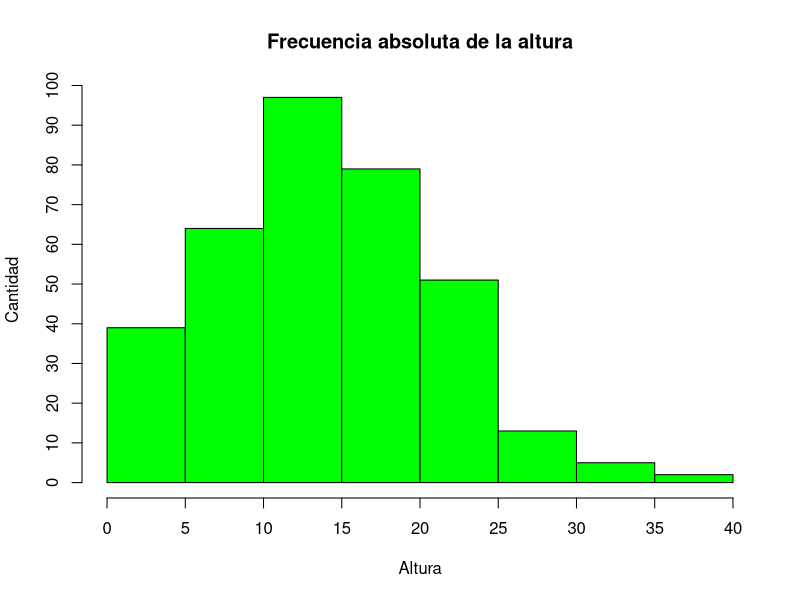
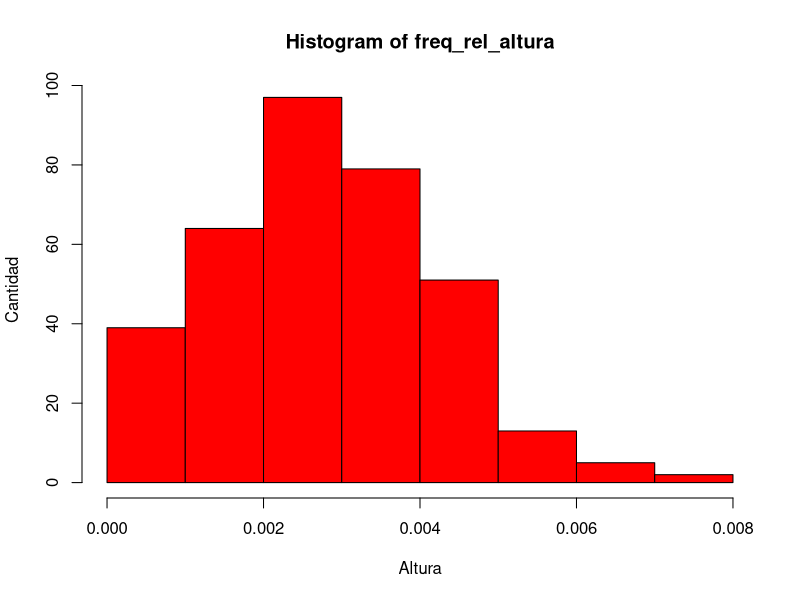
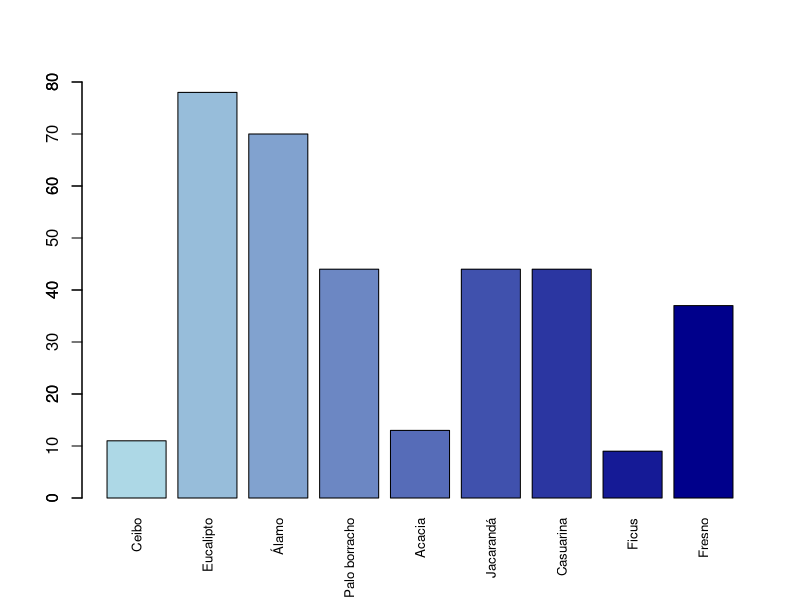
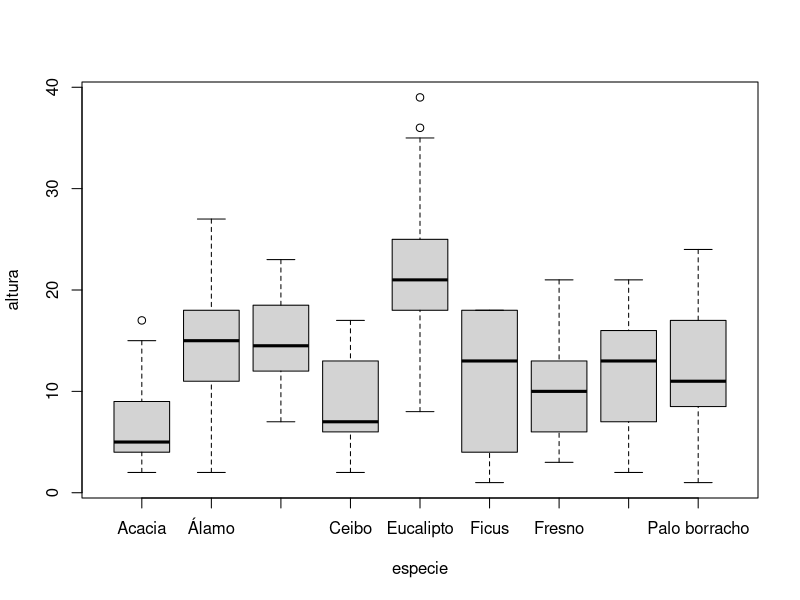
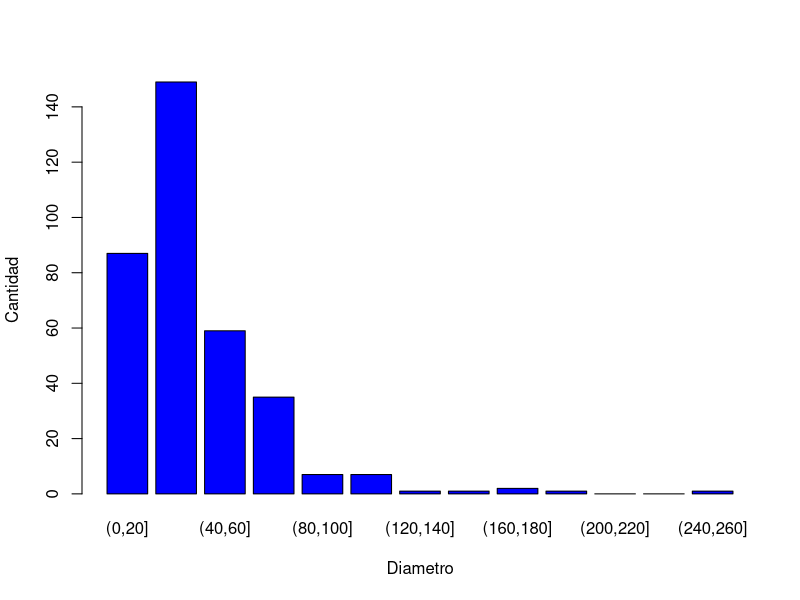
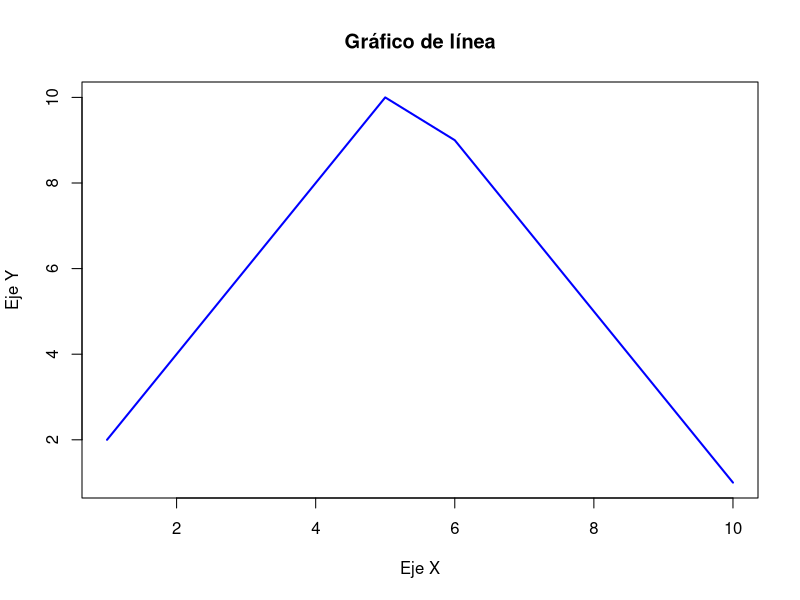
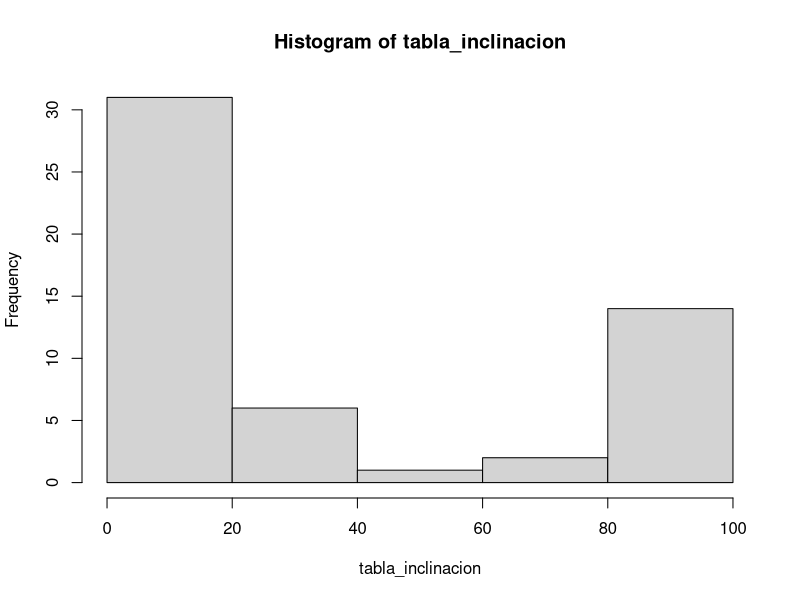
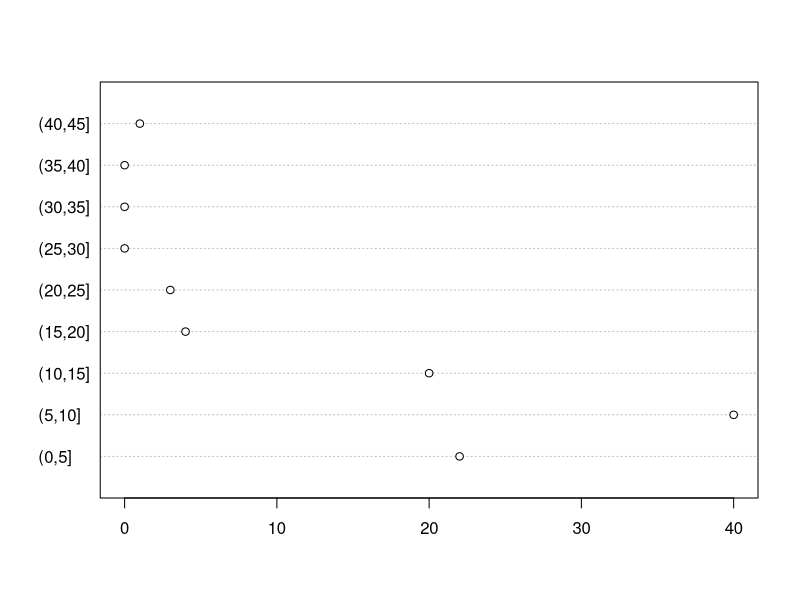

R code for these plots, in order: (Note: this script raises an error after producing the figures.)
#---------------------------------------PREGUNTAS-------------------------------------------------
# 2. como poner q se haga la suma acumulativa solamente de las primeras 3 columnas
# 3. cada cuanto tomar los intervalos (si tomo uno en especifico, los ultimos valores del 
# intervalo no los toma)
# install.packages("readxl")

#-------------------------------------------------------------------------------------------------
library(readxl)
datos <- read_excel("Base4.xls", col_names = TRUE)
#acceder a las columnas por nombre
attach(datos) 
#length_interval = round(sqrt(altura))

#---------------------------------------ALTURA-------------------------------------------------

#--------------------------------------------
# tabla de frecuencia altura
breaks_altura = seq(0, 40, 5) # Intervalos para la tabla de freq

rango_altura = cut(altura, breaks = breaks_altura, right = TRUE)
freq_abs_altura = table(rango_altura)

freq_rel_altura = round(freq_abs_altura / 350, 4)
freq_abs_ac_altura = cumsum(freq_abs_altura)
freq_rel_ac_altura = cumsum(freq_rel_altura)
porc_altura = freq_rel_altura * 100
porc_ac_altura = freq_rel_ac_altura * 100
tabla_altura = cbind(freq_abs_altura, freq_rel_altura, porc_altura, freq_abs_ac_altura,
                     freq_rel_ac_altura, porc_ac_altura)
total_altura = apply(tabla_altura, 2, sum)
tabla_altura_total = rbind(tabla_altura, total_altura)
#--------------------------------------------

#mean(altura)
#median(altura)
# histograma de altura

hist(altura, breaks = 8, col = "green", ylab = "Cantidad",
    xlab = "Altura", main = "Frecuencia absoluta de la altura", axes = FALSE)
axis(1, at=breaks_altura)
axis(2, at=c(seq(0,100,10)))


freq_rel_altura = prop.table(altura)
freq_rel_acum_altura = cumsum(freq_rel_altura)
# histograma de frecuencia relativa altura
hist(freq_rel_altura, breaks = 8, col = "red", ylab = "Cantidad", xlab = "Altura",right = FALSE)


#---------------------------------------ESPECIE-------------------------------------------------
#grafico para las especies
especie_order = ordered(especie, levels = c("Ceibo", "Eucalipto", "Álamo", "Palo borracho",
                                      "Acacia", "Jacarandá", "Casuarina", "Ficus", "Fresno"))
freq_abs = table(especie_order)
freq_rel = prop.table(table(especie_order))
porc = freq_rel * 100
tabla = cbind(freq_abs, freq_rel, porc)
#--------------------------------------------
freq_abs_especie = table(especie_order)
# tabla de frecuencia especie
freq_rel_especie = round(freq_abs_especie / sum(freq_abs_especie), 9) # un 9 xq sino no da exacta la tabla
freq_abs_ac_especie = cumsum(freq_abs_especie)
freq_rel_ac_especie = cumsum(freq_rel_especie)
porc_especie = freq_rel_especie * 100
porc_ac_especie = freq_rel_ac_especie * 100
tabla_especie = cbind(freq_abs_especie, freq_rel_especie, porc_especie)
total = apply(tabla_especie, 2, sum)
tabla_especie_total = rbind(tabla_especie, total)
tabla_especie_total2 = rbind(tabla_especie)
barplot(freq_abs_especie, las = 3, ylim = c(0,80), cex.names = 0.8, col = colorRampPalette(c("lightblue", "darkblue"))(9))
axis(2, seq(0,80,10))
#--------------------------------------------

boxplot(altura~especie)

#---------------------------------------DIAMETRO-------------------------------------------------
# tabla de frecuencia diametro
breaks_diametro = seq(0, max(diametro), 20) # Intervalos para la tabla de freq
rango_diametro = cut(diametro, breaks = breaks_diametro, right = TRUE)
freq_abs_diametro = table(rango_diametro)
freq_rel_diametro = round(freq_abs_diametro / sum(freq_abs_diametro), 4)
freq_abs_ac_diametro = cumsum(freq_abs_diametro)
freq_rel_ac_diametro = cumsum(freq_rel_diametro)
porc_diametro = freq_rel_diametro * 100
porc_ac_diametro = freq_rel_ac_diametro * 100
tabla_diametro = cbind(freq_abs_diametro, freq_rel_diametro, porc_diametro, freq_abs_ac_diametro,
                     freq_rel_ac_diametro, porc_ac_diametro)
total_diametro = apply(tabla_diametro, 2, sum)
tabla_diametro_total = rbind(tabla_diametro, total_diametro)
#--------------------------------------------
tallo_y_hoja_diametro = barplot(freq_abs_diametro, col = "blue", ylab = "Cantidad", xlab = "Diametro")
#---------------------------------------INCLINACION-------------------------------------------------
# tabla de frecuencia inclinacion
breaks_inclinacion = seq(0, max(inclinacio), 5) # Intervalos para la tabla de freq
rango_inclinacion = cut(inclinacio, breaks = breaks_inclinacion, right = TRUE)
freq_abs_inclinacion = table(rango_inclinacion)
freq_rel_inclinacion = round(freq_abs_inclinacion / sum(freq_abs_inclinacion), 4)
freq_abs_ac_inclinacion = cumsum(freq_abs_inclinacion)
freq_rel_ac_inclinacion = cumsum(freq_rel_inclinacion)
porc_inclinacion = freq_rel_inclinacion * 100
porc_ac_inclinacion = freq_rel_ac_inclinacion * 100
tabla_inclinacion = cbind(freq_abs_inclinacion, freq_rel_inclinacion, porc_inclinacion, freq_abs_ac_inclinacion,
                       freq_rel_ac_inclinacion, porc_ac_inclinacion)
total_inclinacion = apply(tabla_inclinacion, 2, sum)
tabla_inclinacion_total = rbind(tabla_inclinacion, total_inclinacion)


x <- 1:10
y <- c(2, 4, 6, 8, 10, 9, 7, 5, 3, 1)
plot(x, y, type = "l", lwd = 2, col = "blue", xlab = "Eje X", ylab = "Eje Y", main = "Gráfico de línea")

hist(tabla_inclinacion)
dotchart(freq_abs_inclinacion)
barplot(freq_abs_inclinacion)







#---------------------------------------ORIGEN-------------------------------------------------
#grafico para las origen
origen_order = ordered(origen, levels = c("Nativo/Aut¾ctono", "Ex¾tico"))
freq_abs_origen = table(origen_order)
freq_rel_origen = prop.table(table(origen_order))
porc = freq_rel_origen * 100
tabla_origen = cbind(freq_abs_origen, freq_rel_origen, porc)

freq_abs_origen = table(origen_order)
# tabla de frecuencia origen
freq_rel_origen = round(freq_abs_origen / sum(freq_abs_origen), 9) # un 9 xq sino no da exacta la tabla
freq_abs_ac_origen = cumsum(freq_abs_origen)
freq_rel_ac_origen = cumsum(freq_rel_origen)
porc_origen = freq_rel_origen * 100
porc_ac_origen = freq_rel_ac_origen * 100
tabla_origen = cbind(freq_abs_origen, freq_rel_origen, porc_origen)
total_origen = apply(tabla_origen, 2, sum)
tabla_origen_total = rbind(tabla_origen, total)

#grafico de torta para el origen
colores = c("red", "blue")

porcentajes <- round(freq_rel_origen *100, 1)
etiquetas_origen = c("Nativo Autoctono", "Exotico")
pie(freq_rel_origen, labels = paste(etiquetas_origen, porcentajes, "%"), col = colores)

#pie(freq_abs_origen, col = colores)

#---------------------------------------BROTES-------------------------------------------------
# tabla de frecuencia brotes
breaks_brotes = seq.int(min(brotes), max(brotes), 1) # Intervalos para la tabla de freq
#breaks_brotes = c(1:max(brotes), 1)
rango_brotes = cut(brotes, breaks = breaks_brotes, right = TRUE)
freq_abs_brotes = table(rango_brotes)
freq_rel_brotes = round(freq_abs_brotes / sum(freq_abs_brotes), 4)
freq_abs_ac_brotes = cumsum(freq_abs_brotes)
freq_rel_ac_brotes = cumsum(freq_rel_brotes)
porc_brotes = freq_rel_brotes * 100
porc_ac_brotes = freq_rel_ac_brotes * 100
tabla_brotes = cbind(freq_abs_brotes, freq_rel_brotes, porc_brotes, freq_abs_ac_brotes,
                          freq_rel_ac_brotes, porc_ac_brotes)
total_brotes = apply(tabla_brotes, 2, sum)
tabla_brotes_total = rbind(tabla_brotes, total_brotes)

barplot(freq_rel_brotes)


#---------------------------------------comparar brotes con diametro-------------------------------------------------
# Crear los datos
datos1 <- c(10, 20, 30, 40, 50)
datos2 <- c(100, 200, 300, 400, 500)
nombres <- c("A", "B", "C", "D", "E")

# Crear el gráfico de barras agrupadas
barplot(
  #rbind(datos1, datos2),
  rbind(freq_rel_diametro, freq_rel_altura),
  beside = TRUE,
  names.arg = nombres,
  ylab = "Datos 1 / Datos 2",
  col = c("blue", "red")
)
legend("topright", legend = c("Datos 1", "Datos 2"), fill = c("blue", "red"))

